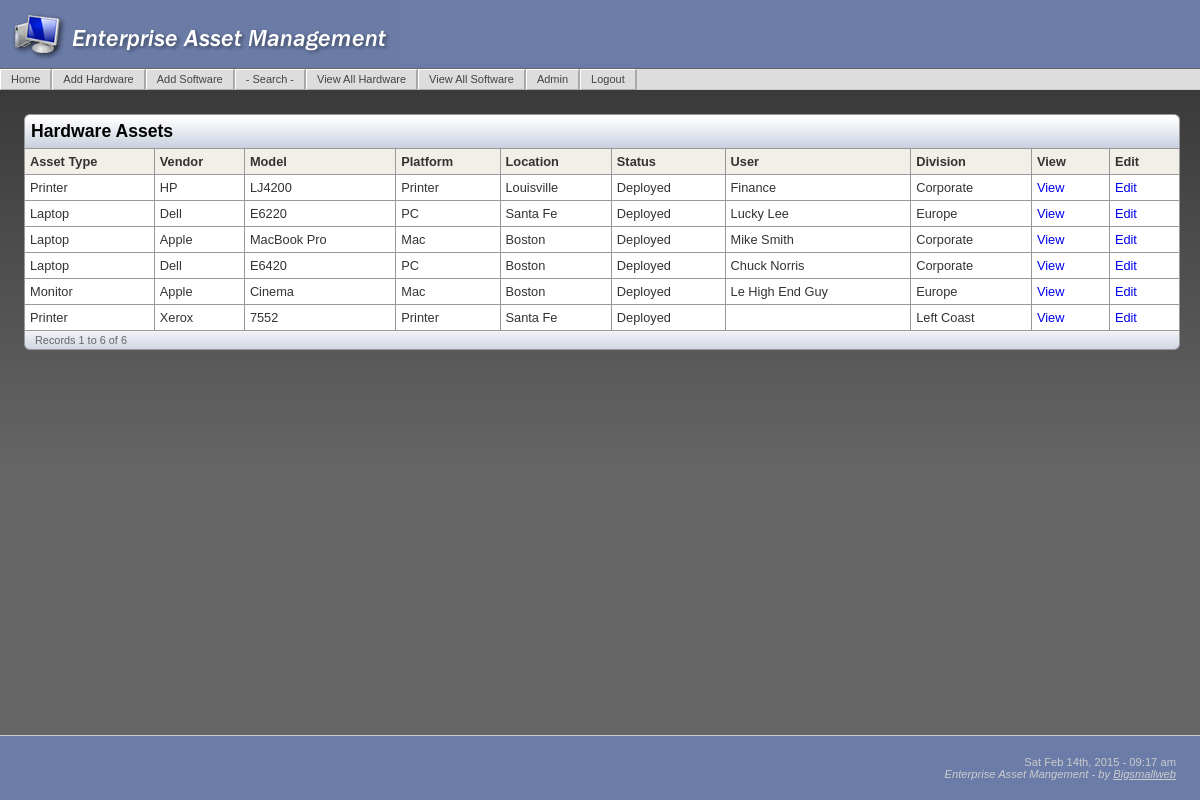
The app's page /HardwareDeployed.php (signed in) with its own data.
### tables this page shows
CREATE TABLE IF NOT EXISTS `assets_hardware` (
  `asset_hardware_id` int(10) unsigned NOT NULL AUTO_INCREMENT,
  `asset_type` varchar(50) DEFAULT NULL,
  `vendor` varchar(50) NOT NULL DEFAULT '',
  `model` varchar(30) NOT NULL DEFAULT '',
  `serialnumber` varchar(30) DEFAULT NULL,
  `asset_tag` varchar(24) DEFAULT NULL,
  `purchase_order` varchar(50) DEFAULT NULL,
  `location` varchar(50) DEFAULT NULL,
  `date_purchase` varchar(12) DEFAULT NULL,
  `date_decomission` varchar(12) DEFAULT NULL,
  `status` varchar(50) DEFAULT NULL,
  `user` varchar(50) DEFAULT NULL,
  `division` varchar(50) DEFAULT NULL,
  `platform` varchar(50) DEFAULT NULL,
  `comments` text,
  `monitor_size` int(2) DEFAULT NULL,
  `warranty` varchar(15) DEFAULT NULL,
  `cube` varchar(10) DEFAULT NULL,
  `field_address` text,
  `user_account` varchar(12) DEFAULT NULL,
  PRIMARY KEY (`asset_hardware_id`)
);

### HardwareDeployed.php (the view, shortened to what this page needs)
<?php require_once('Connections/eam.php'); ?>
<?php
$maxRows_rsHardwareAssets = 50;
$pageNum_rsHardwareAssets = 0;
$startRow_rsHardwareAssets = $pageNum_rsHardwareAssets * $maxRows_rsHardwareAssets;
$query_rsHardwareAssets = "SELECT * FROM assets_hardware WHERE assets_hardware.status = 'Deployed' ";
$query_limit_rsHardwareAssets = sprintf("%s LIMIT %d, %d", $query_rsHardwareAssets, $startRow_rsHardwareAssets, $maxRows_rsHardwareAssets);
$rsHardwareAssets = mysql_query($query_limit_rsHardwareAssets, $eam) or die(mysql_error());
$row_rsHardwareAssets = mysql_fetch_assoc($rsHardwareAssets);
if (isset($_GET['totalRows_rsHardwareAssets'])) {
  $totalRows_rsHardwareAssets = $_GET['totalRows_rsHardwareAssets'];
} else {
  $all_rsHardwareAssets = mysql_query($query_rsHardwareAssets);
  $totalRows_rsHardwareAssets = mysql_num_rows($all_rsHardwareAssets);
}
?>
<?php include('includes/header.php'); ?>
    <h3>Hardware Assets </h3>
    <table class="table1">
      <tr>
        <th>Asset Type </th>
        <th>Vendor</th>
        <th>Model</th>
        <th>Platform</th>
        <th>Location</th>
        <th>Status</th>
        <th>User</th>
        <th>Division</th>
        <th>View &nbsp; </th>
        <th>Edit &nbsp; </th>
      </tr>
      <?php do { ?>
        <tr onmouseover="this.bgColor='#F2F7FF'" onmouseout="this.bgColor='#FFFFFF'";>
          <td> <?php echo $row_rsHardwareAssets['asset_type']; ?>&nbsp; </td>
          <td> <?php echo $row_rsHardwareAssets['vendor']; ?>&nbsp; </td>
          <td> <?php echo $row_rsHardwareAssets['model']; ?>&nbsp; </td>
          <td> <?php echo $row_rsHardwareAssets['platform']; ?>&nbsp; </td>
          <td> <?php echo $row_rsHardwareAssets['location']; ?>&nbsp; </td>
          <td> <?php echo $row_rsHardwareAssets['status']; ?>&nbsp; </td>
          <td> <?php echo $row_rsHardwareAssets['user']; ?>&nbsp; </td>
          <td> <?php echo $row_rsHardwareAssets['division']; ?>&nbsp; </td>
          <td> <a href="HardwareDetail.php?recordID=<?php echo $row_rsHardwareAssets['asset_hardware_id']; ?>">View</a></td>
          <td> <a href="HardwareUpdate.php?recordID=<?php echo $row_rsHardwareAssets['asset_hardware_id']; ?>">Edit</a></td>
        </tr>
      <?php } while ($row_rsHardwareAssets = mysql_fetch_assoc($rsHardwareAssets)); ?>
    </table>
 <table class="pagination">
      <tr>
	  <td>Records <?php echo ($startRow_rsHardwareAssets + 1) ?> to <?php echo min($startRow_rsHardwareAssets + $maxRows_rsHardwareAssets, $totalRows_rsHardwareAssets) ?> of <?php echo $totalRows_rsHardwareAssets ?></td>
	  <td>
	</td>
	</tr>
	</table>
    <?php include('includes/footer.php'); ?>

### includes/eam_main.css (style rules this page uses)
html, body { font-family: Verdana, Arial, Helvetica, sans-serif; background:url(../images/bkgd.jpg); background-repeat:repeat-x; background-position:top; background-color: #666; margin:0; text-align: center; color: #000000; font-size:100%; height:100% }
h1, h2, h3, h4 { font-family:"Trebuchet MS", Verdana, Arial, Helvetica, sans-serif; }
h3 { font-size:110%; padding:6px; margin:0; background-color:#DADFE9; border-top:1px solid #999; border-right:1px solid #999; border-left:1px solid #999; border-spacing:0px; border-collapse: collapse; background-image:url(../images/titleBk.gif); border-radius: 6px 6px 0 0; -moz-border-radius: 6px 6px 0 0; }
p, td { font-size:80%; }
th { font-size:80%; }
a { text-decoration:none; }
table a { display: block; width: 100%; }
.table1 { border-width: 1px; border-spacing:0px; border-style: solid; border-color: #999; border-collapse: collapse; background-color:#FFFFFF; width:100%; }
.table1 th { border-width: 1px; border-style: solid; border-color: #999; padding: 5px; background-color: #F2EFE9; text-align:left; color:#333; }
.table1 td { border-width: 1px; border-style: solid; border-color: #999; padding: 5px; text-align:left; color:#333; }
.pagination { width:100%; border-width: 1px; border-spacing:0px; border-style: solid; border-top:none; border-color: #999; background-color:#FFFFFF; background-image:url(../images/titleBk1.gif); margin:0 auto; border-radius: 0 0 6px 6px; -moz-border-radius:0 0 6px 6px; }
.pagination td { padding: 3px 10px; text-align:left; color:#666; font-size:68%; }

### records on screen
assets_hardware: asset_type "Printer", vendor "HP", model "LJ4200", platform "Printer", location "Louisville", status "Deployed", user "Finance", division "Corporate"
assets_hardware: asset_type "Laptop", vendor "Dell", model "E6220", platform "PC", location "Santa Fe", status "Deployed", user "Lucky Lee", division "Europe"
assets_hardware: asset_type "Laptop", vendor "Apple", model "MacBook Pro", platform "Mac", location "Boston", status "Deployed", user "Mike Smith", division "Corporate"
assets_hardware: asset_type "Laptop", vendor "Dell", model "E6420", platform "PC", location "Boston", status "Deployed", user "Chuck Norris", division "Corporate"
assets_hardware: asset_type "Monitor", vendor "Apple", model "Cinema", platform "Mac", location "Boston", status "Deployed", user "Le High End Guy", division "Europe"
assets_hardware: asset_type "Printer", vendor "Xerox", model "7552", platform "Printer", location "Santa Fe", status "Deployed", division "Left Coast"

### other values on screen
$startRow_rsHardwareAssets + 1 "1"
$totalRows_rsHardwareAssets "6"
